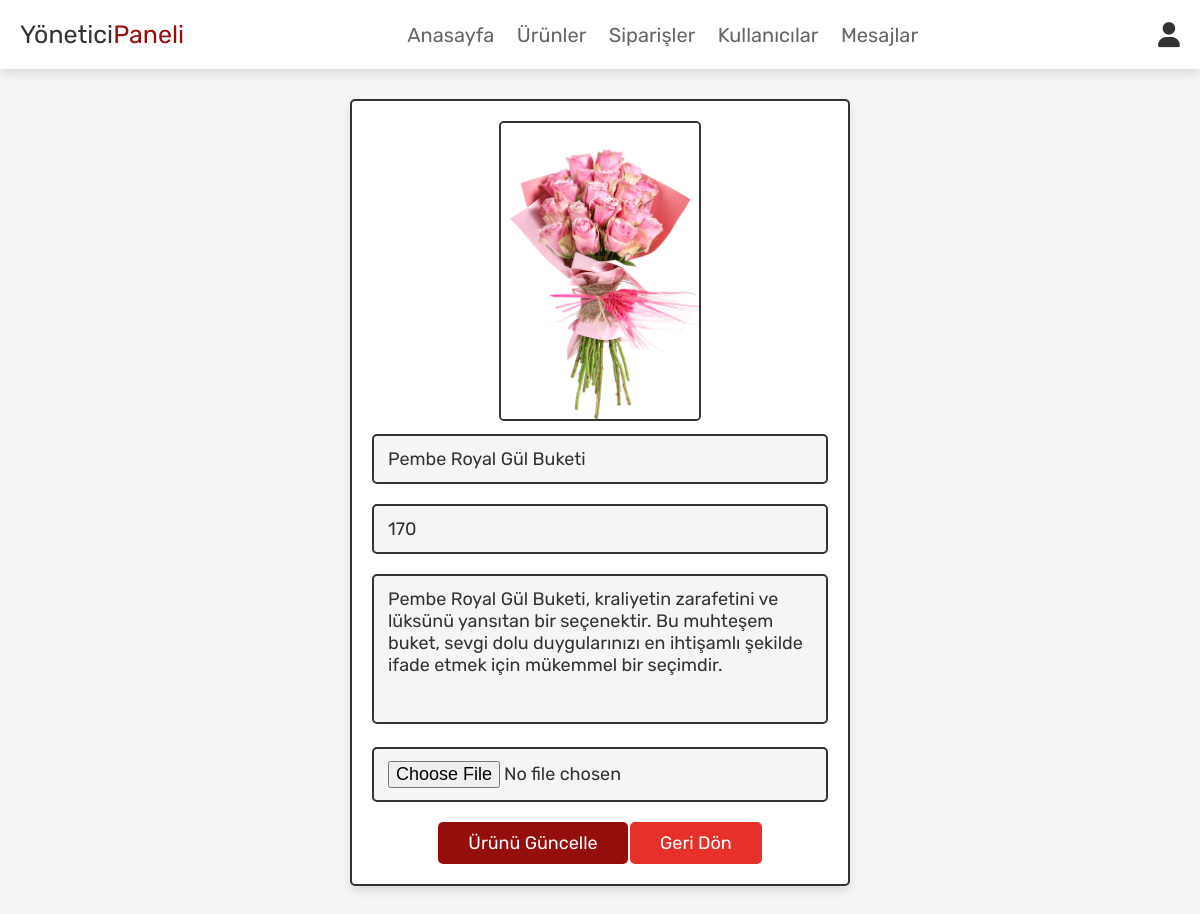
The app's page /flower/admin_update_product.php?update=23 (signed in) with its own data.
### tables this page shows
CREATE TABLE `products` (
  `id` int NOT NULL,
  `name` varchar(100) NOT NULL,
  `details` varchar(500) NOT NULL,
  `price` int NOT NULL,
  `image` varchar(100) NOT NULL
);

### flower/admin_update_product.php (the view, shortened to what this page needs)
<?php
@include 'config.php';
?>
<!DOCTYPE html>
<html lang="en">
<head>
   <link rel="stylesheet" href="https://cdnjs.cloudflare.com/ajax/libs/font-awesome/6.0.0/css/all.min.css">
   <link rel="stylesheet" href="css/admin_style.css">
</head>
<body>
<?php @include 'admin_header.php'; ?>
<section class="update-product">
<?php
   $update_id = $_GET['update'];
   $select_products = mysqli_query($conn, "SELECT * FROM `products` WHERE id = '$update_id'") or die('query failed');
   if(mysqli_num_rows($select_products) > 0){
      while($fetch_products = mysqli_fetch_assoc($select_products)){
?>
<form action="" method="post" enctype="multipart/form-data">
   <img src="uploaded_img/<?php echo $fetch_products['image']; ?>" class="image"  alt="">
   <input type="text" class="box" value="<?php echo $fetch_products['name']; ?>" required placeholder="update product name" name="name">
   <input type="number" min="0" class="box" value="<?php echo $fetch_products['price']; ?>" required placeholder="update product price" name="price">
   <textarea name="details" class="box" required placeholder="update product details" cols="30" rows="10"><?php echo $fetch_products['details']; ?></textarea>
   <input type="file" accept="image/jpg, image/jpeg, image/png" class="box" name="image">
   <input type="submit" value="Ürünü Güncelle" name="update_product" class="btn">
   <a href="admin_products.php" class="option-btn">Geri Dön</a>
</form>
<?php
      }
   }else{
      echo '<p class="empty">Ürün güncellenemedi, lütfen güncellemek istediğiniz ürünü seçin.</p>';
   }
?>
</section>
</body>
</html>

### flower/css/admin_style.css (style rules this page uses)
:root { --pink:#940f0b; --red:#8a9d68; --orange:#e6302a; --black:#333; --white:#fff; --light-color:#666; --light-white:#ccc; --light-bg:#f5f5f5; --border:.2rem solid var(--black); --box-shadow:0 .5rem 1rem rgba(0,0,0,.1); }
* { font-family: 'Rubik', sans-serif; margin:0; padding:0; box-sizing: border-box; outline: none; border:none; text-decoration: none; transition:all .2s linear; }
html { font-size: 62.5%; overflow-x: hidden; scroll-behavior: smooth; scroll-padding-top: 6.5rem; }
body { background: var(--light-bg); }
section { padding:3rem 2rem; }
.btn, .delete-btn, .option-btn { display: inline-block; border-radius: .5rem; margin-top: 1rem; font-size: 1.8rem; color:var(--white); cursor: pointer; padding:1rem 3rem; text-transform: capitalize; }
.btn { background-color: var(--pink); }
.option-btn { background-color: var(--orange); }
.update-product form { max-width: 50rem; border-radius: .5rem; background-color: var(--white); border:var(--border); padding:2rem; text-align: center; margin:0 auto; box-shadow: var(--box-shadow); }
.update-product form .box { width: 100%; margin:1rem 0; font-size: 1.8rem; color:var(--black); border-radius: .5rem; background-color: var(--light-bg); padding:1.2rem 1.4rem; border:var(--border); }
.update-product form textarea { height: 15rem; resize: none; }
.update-product .image { height: 30rem; border:var(--border); border-radius: .5rem; }

### records on screen
products: image (picture), name "Pembe Royal Gül Buketi", price "170", details "Pembe Royal Gül Buketi, kraliyetin zarafetini ve lüksünü yansıtan bir seçenektir. Bu muhteşem buket, sevgi dolu duygularınızı en ihtişamlı şekilde ifade etmek için mükemmel bir seçimdir."
